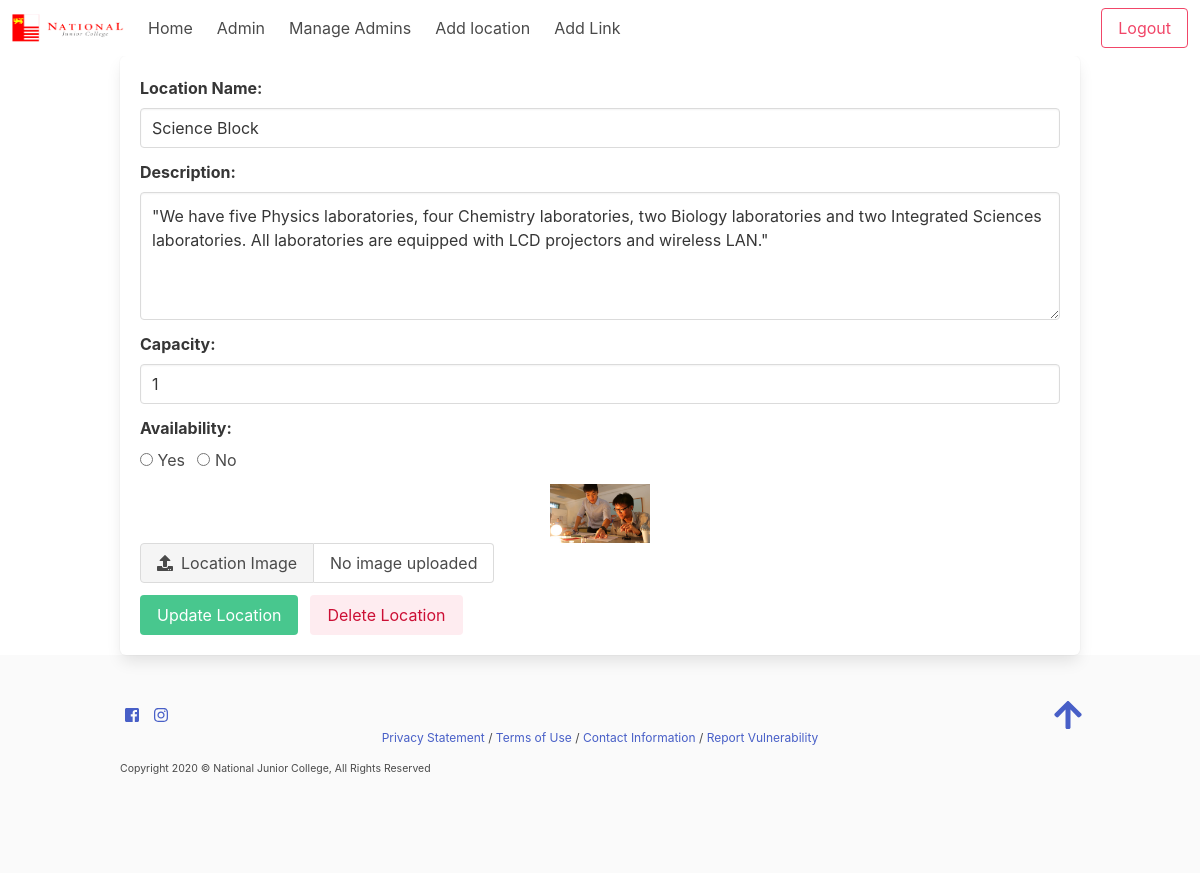
The page /edit/4 (signed in) on the database its author committed.
### tables this page shows
CREATE TABLE "places" (
	"ID"	INTEGER NOT NULL,
	"Name"	TEXT NOT NULL,
	"Description"	TEXT,
	"Capacity"	INTEGER,
	"Availability"	TEXT,
	"Image"	TEXT,
	PRIMARY KEY("ID" AUTOINCREMENT)
);

### app.py (the view)
@ app.route('/edit/<location_id>', methods=['GET', 'POST'])
@login_required
def update_location(location_id):
    if request.method == 'POST':
        image_file_name = ''
        if 'image' in request.files:
            image_file = request.files['image']
            if image_file and allowed_file(image_file.filename):
                image_file_name = secure_filename(image_file.filename)
                image_file.save(app.config['UPLOAD_FOLDER'] + image_file_name)
        try:
            con = open_DB()
            cur = con.cursor()
            if request.form['submit'] == 'update' and image_file_name == '':
                cur.execute('UPDATE places SET name=?, description=?, capacity=?, availability=? WHERE id=?',
                            (request.form['name'], request.form['description'], request.form['capacity'], request.form['availability'], location_id))
            elif request.form['submit'] == 'update' and image_file_name != '':
                cur.execute('UPDATE places SET name=?, description=?, capacity=?, availability=?, image=? where id=?)',
                            (request.form['name'], request.form['description'], request.form['capacity'], request.form['availability'], request.form['image'], location_id))
            elif request.form['submit'] == 'delete':
                cur.execute(
                    'DELETE FROM link WHERE location1 = ? OR location2 = ?', (location_id, location_id))
                cur.execute('DELETE FROM places where id=?', (location_id,))
            con.commit()
            con.close()
        except Exception as e:
            print(str(e))
        if request.form['submit'] == 'delete':
            return redirect(url_for('admin'))
        return redirect(url_for('view_location', location=location_id))
    else:
        try:
            con = open_DB()
            cur = con.cursor()
            cur.execute('SELECT * FROM places where id=?', (location_id,))
            row = cur.fetchone()
            con.close()
        except Exception as e:
            print(str(e))
        return render_template('edit_place.html', place=row, Location=location_id)

### app.py (called while the page is built)
def open_DB():
    connection = sqlite3.connect(db_path)
    connection.row_factory = sqlite3.Row
    return connection

def login_required(func):
    @wraps(func)
    def decorated_view(*args, **kwargs):
        if not 'logged_in' in session:
            return redirect(url_for('login'))
        return func(*args, **kwargs)
    return decorated_view

### templates/edit_place.html (shortened to what this page needs)
{% extends "base.html" %}
{% block content %}
<div class="box">
    <form action="{{ url_for('update_location', location_id=place['id']) }}" method="post" enctype="multipart/form-data">
        <div class="field">
            <label class="label">Location Name: </label>
            <div class="control">
                <input type="text" class="input" id="name" name="name" value="{{place['name']}}" required>
            </div>
        </div>
        <div class="field">
            <label class="label">Description: </label>
            <div class="control">
                <textarea id="description" name="description" class="textarea"
                    required>"{{place['description']}}"</textarea>
            </div>
        </div>
        <div class="field">
            <label class="label">Capacity: </label>
            <div class="control">
                <input type="number" class="input" id="capacity" name="capacity" value="{{place['capacity']}}" required>
            </div>
        </div>
        <div class="field">
            <label class="label">Availability: </label>
            <div class="control">
                <label class="radio">
                    <input type="radio" name="availability">
                    Yes
                </label>
                <label class="radio">
                    <input type="radio" name="availability">
                    No
                </label>
            </div>
        </div>
        <div class="field">
            <figure class="image">
                <image src="/static/images/{{ place['image'] }}" style="width:100px;display:block;margin:auto auto" />
            </figure>
            <div id="image" class="file has-name">
                <label class="file-label">
                    <span class="file-cta">
                        <span class="file-icon">
                            <i class="fas fa-upload"></i>
                        </span>
                        <span class="file-label">
                            Location Image
                        </span>
                    </span>
                    <span class="file-name">
                        No image uploaded
                    </span>
                </label>
            </div>
        </div>
        <div class="field is-grouped">
            <div class="control">
                <button class="button is-success" type="submit" name="submit" value="update">Update
                    Location</button>
            </div>
            <div class="control">
                <button class="button is-danger is-light" name="submit" value="delete">Delete
                    Location</button>
            </div>
        </div>
    </form>
</div>
{% endblock %}

### rows shown on the page
places: name "Science Block", description "\"We have five Physics laboratories, four Chemistry laboratories, two Biology laboratories and two Integrated Sciences laboratories. All laboratories are equipped with LCD projectors and wireless LAN.\"", capacity "1", image (picture)
